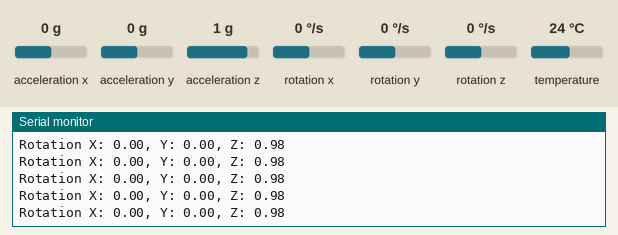
The sketch below on a simulated Arduino Leonardo, built with avr-gcc and run on an emulated ATmega32U4. Parts: the last lines printed to the serial monitor. Inputs (shaded band) come from the test bench; at power-on: acceleration x 0 g, acceleration y 0 g, acceleration z 1 g, rotation x 0 °/s, rotation y 0 °/s, rotation z 0 °/s, temperature 24 °C.

Above: at 8.2 s.
8.3 s: acceleration x set to -1.4 g
At 8.4 s:
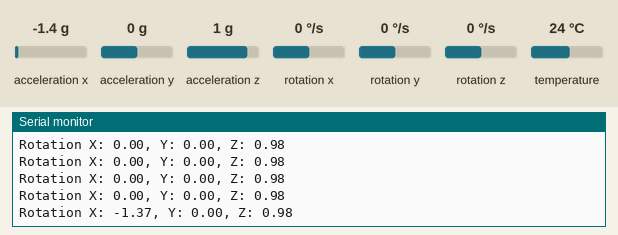
9.8 s: acceleration y set to -1.4 g
At 9.86 s:
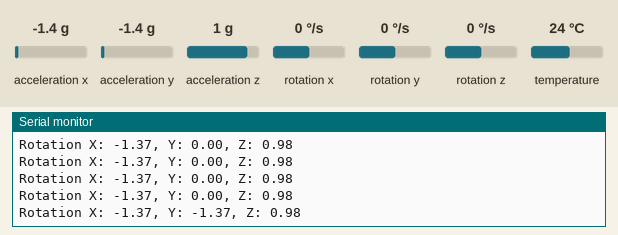
11.3 s: acceleration z set to -1.4 g
At 11.32 s:
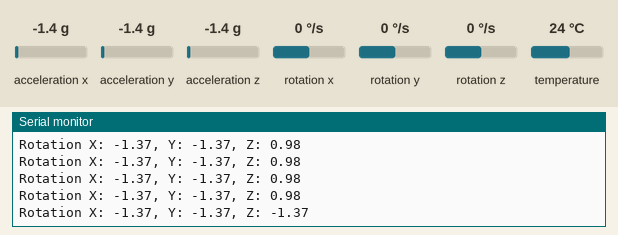

Measured:
- after the input at 8.3 s, the serial monitor: prints a new line after 0.10 s (image 1)
- after the input at 9.8 s, the serial monitor: prints a new line after 0.06 s (image 2)
- after the input at 11.3 s, the serial monitor: prints a new line at once (image 3)

The sketch:

calibrationtest.ino
```cpp
// Basic demo for accelerometer readings from Adafruit MPU6050

#include <Adafruit_MPU6050.h>
#include <Adafruit_Sensor.h>
#include <Wire.h>

Adafruit_MPU6050 mpu;

float rateX, rateY, rateZ;

float accX, accY, accZ;

float ratecalibrationX, ratecalibrationY, ratecalibrationZ;
int ratecalibrationNum;


void gyro_signals(void){
  sensors_event_t a, g, temp;
  mpu.getEvent(&a, &g, &temp);
  rateX = g.gyro.x*(180/3.142);
  rateY = g.gyro.y*(180/3.142);
  rateZ = g.gyro.z*(180/3.142);

  accX = (a.acceleration.x)/10;
  accY = (a.acceleration.y)/10;
  accZ = (a.acceleration.z)/10;
}

void setup(void) {
  Serial.begin(115200);
  Wire.begin();
  while (!Serial) {
    delay(10); // will pause Zero, Leonardo, etc until serial console opens
  }

  // Try to initialize!
  if (!mpu.begin()) {
    Serial.println("Failed to find MPU6050 chip");
    while (1) {
      delay(10);
    }
  }

  mpu.setAccelerometerRange(MPU6050_RANGE_16_G);
  mpu.setGyroRange(MPU6050_RANGE_250_DEG);
  mpu.setFilterBandwidth(MPU6050_BAND_94_HZ);
  Serial.println("");
  delay(100);

  for(ratecalibrationNum=0; ratecalibrationNum<2000; ratecalibrationNum++){
    gyro_signals();
    ratecalibrationX += rateX;
    ratecalibrationY += rateY;
    ratecalibrationZ += rateZ;
    delay(1);
  }
  ratecalibrationX/=2000;
  ratecalibrationY/=2000;
  ratecalibrationZ/=2000;
  Serial.print("calX=");
  Serial.print(ratecalibrationX);
  Serial.print(", ");
  Serial.print("calY=");
  Serial.print(ratecalibrationY);
  Serial.print(", ");
  Serial.print("calZ=");
  Serial.print(ratecalibrationZ);
  Serial.print(", ");
}


void loop() {

  gyro_signals();
  rateX-= ratecalibrationX;
  rateY-= ratecalibrationY;
  rateZ-= ratecalibrationZ;
  Serial.print("Rotation X: ");
  Serial.print(accX);
  Serial.print(", Y: ");
  Serial.print(accY);
  Serial.print(", Z: ");
  Serial.print(accZ);
  Serial.println("");

  delay(100);

}
```
